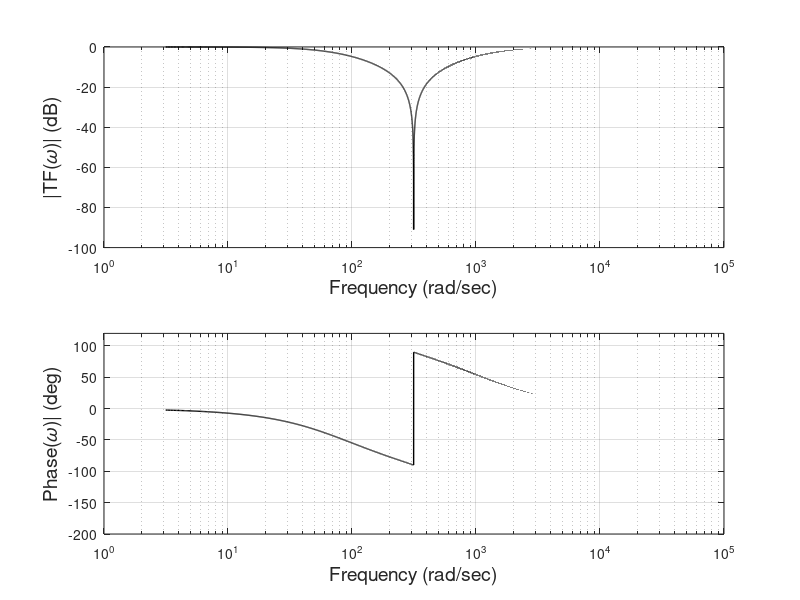

This figure's MATLAB source:
   clear all; close all;
w = 3.141593:.1:31415.93;			% Define frequency vector
wn = 314.1593;                   % Define wn
delta = 4*wn;              % Define delta
TF = (w.^(2)-wn.^(2))./(w.^(2)-j*w*delta-wn.^(2));	% Transfer function
Mag = 20*log10(abs(TF));		% Magnitude in dB
Phase = angle(TF)*360/(2*pi);	% Phase in deg.
subplot(2,1,1);
  semilogx(w,Mag,'k','LineWidth',1);			% Plot as log frequency
    xlabel('Frequency (rad/sec)','FontSize',14);
    ylabel('|TF({\it\omega})| (dB)','FontSize',14);
    grid on;
subplot(2,1,2);    
  semilogx(w,Phase,'k','LineWidth',1);
    xlabel('Frequency (rad/sec)','FontSize',14);
    ylabel('Phase({\it\omega})| (deg)','FontSize',14);
    ylim([-200 120]); grid on;
